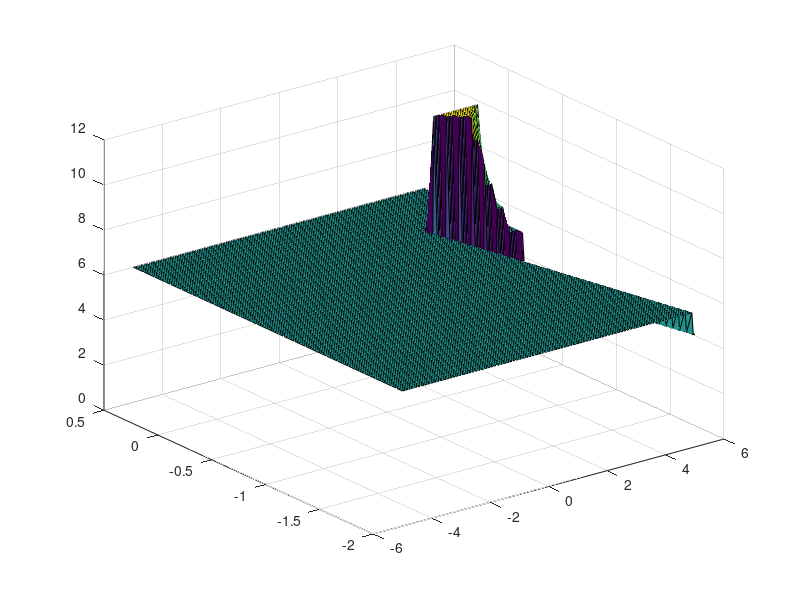
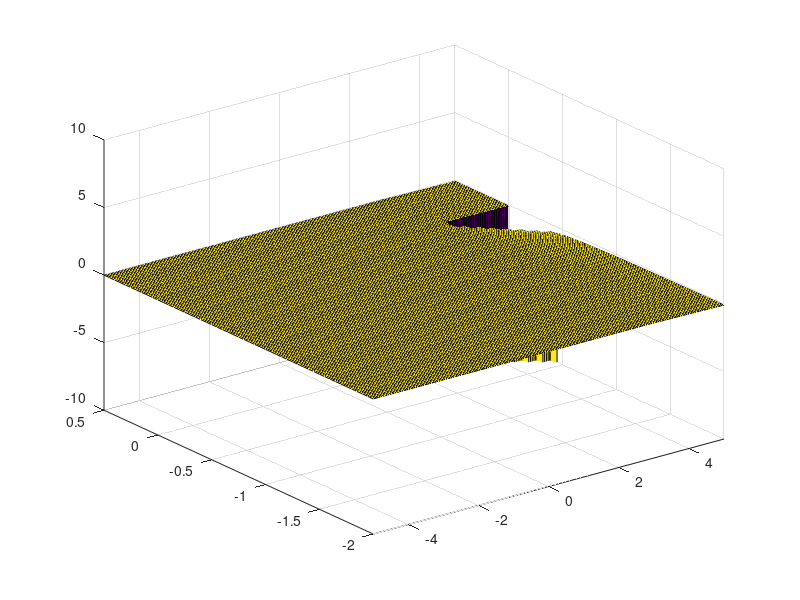

These charts were generated, in order, by the following MATLAB code:
% Katie says: getting rid of "hitting walls are death" will make finding
% the linear policy easier.

xvals = [-5:.05:5];
xmin = min(xvals); xmax = max(xvals);
Xmid = .5*(xmin+xmax);
dx = xvals(2)-xvals(1);
nx = length(xvals);

yvals = [-2:.05:0.5];
ymin = min(yvals); ymax = max(yvals);
dy = yvals(2)-yvals(1);
ny = length(yvals);

[X,Y] = meshgrid(xvals,yvals);
deadzone = [3 7]; % cannot be at or between these values, in x, when y=0

dt = 0.01;
uset = 0.05*[-5:5];   % list of possible actions

% perform value iteration, for optimal policy, and optimal action
V = 0*X;
%fi = find(X==0); % left side no-go zone
%V(fi) = -1000;
%fi = find(X==10); % right side no-go zone
%V(fi) = -1000;
fi = find((X>=deadzone(1)).*(X<=deadzone(2)).*(Y==0)); % obstacle
V(fi) = -1000 + abs(X(fi)-Xmid);

fi_bad = find(V==-1000); % "dead" states...

V_onestep = V(:);  % one-step cost
V = V(:); % optimal cost
%id = 1:length(X(1,:));
id = 1:length(V);
id_go = zeros(length(id),length(uset));
for n=1:length(uset);
    xgo = X(id) + uset(n);
    xgo = max(xmin,xgo);
    xgo = min(xmax,xgo);
    ygo = Y(id) + dy;
    fi = find(ygo > max(yvals));
    ygo(fi) = yvals(1); % top edge "wraps back" to bottom yvals value
    
    xid = round((xgo - xmin) * (1/dx)) + 1;
    yid = round((ygo - ymin) * (1/dy)) + 1;
    id_go(:,n) = (xid - 1) * ny + yid;
end
P = 0*V; % policy
Pid = 0*V; % where policy sends you, in one step
    
df = 0.99; % discount factor
for n1=1:100 % perform the iteration    
    Vtest = 0*id_go;
    for n2=1:length(uset)
        Vtest(:,n2) = V_onestep(id_go(:,n2)) + df*V(id_go(:,n2)) - uset(n2)^2; % u^2 penalty
        Vtest(:,n2) = max(-1000,Vtest(:,n2));
    end
    [ai,bi] = sort(Vtest,2);
    P = bi(:,end); % optimal action (from uset list)
    V = ai(:,end); % highest value (in Vtest)
    %Pid = 
    %keyboard
end

Pmat = 0*X;
Pmat(:) = P; % optimal policy
figure(1); clf
%plot3(X,Y,Pmat,'.')
surf(X,Y,Pmat)
Vmat = 0*X;
Vmat(:) = V; % value
figure(2); clf
surf(X,Y,Vmat)
axis([xmin xmax ymin ymax -10 10])
